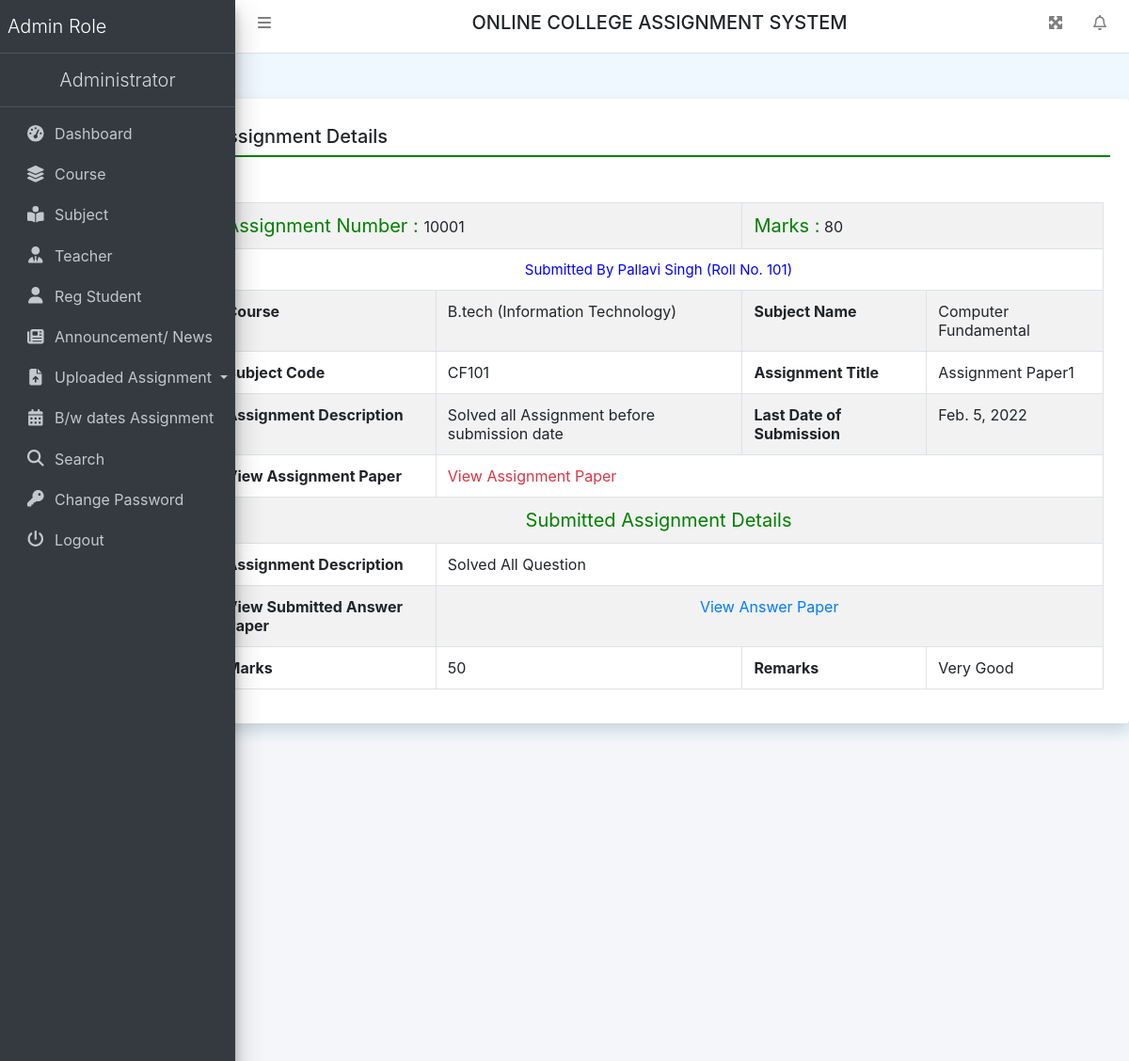
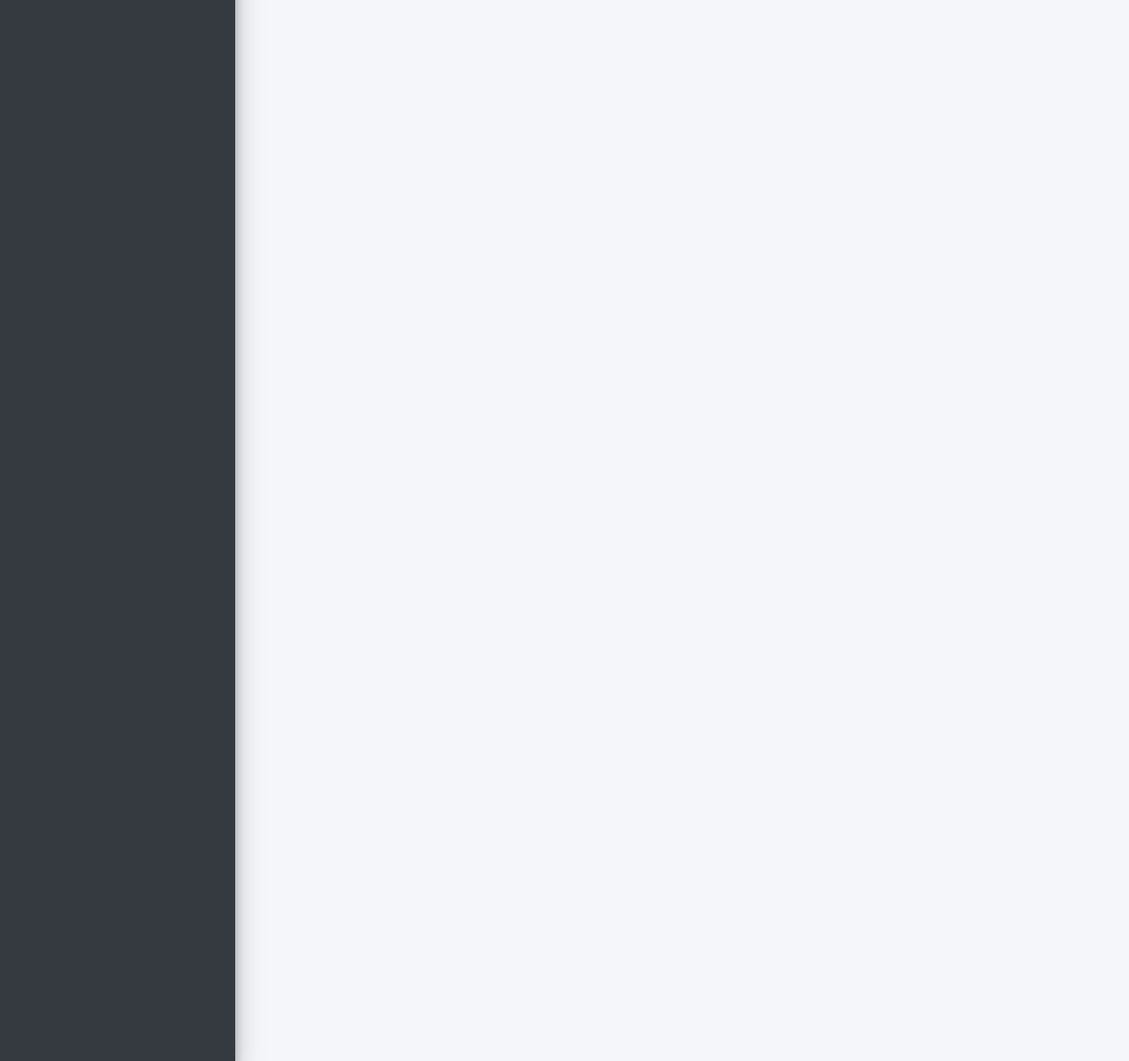
The app's page /adminviewsubmitAssign/1 (signed in) with its own data (2 pictures, top to bottom).
### collegeAssignment/models.py (models this page shows, shortened)
class Uploadass(models.Model):
    assignment = models.ForeignKey(Assigment, on_delete=models.CASCADE)
    userdetail = models.ForeignKey(UserDetail, on_delete=models.CASCADE)
    Assdesc = models.CharField(max_length=300, null=True)
    AnswerFile = models.FileField(null=True)
    SubmitDate = models.DateField(null=True)
    Marks = models.CharField(max_length=100, null=True)
    Remarks = models.CharField(max_length=250, null=True)
    UpdationDate = models.DateField(null=True)

class Assigment(models.Model):
    teacher = models.ForeignKey(Teacher, on_delete=models.CASCADE)
    course = models.ForeignKey(Course, on_delete=models.CASCADE)
    subject = models.ForeignKey(Subject, on_delete=models.CASCADE)
    AssignmentNumber = models.IntegerField(null=True)
    AssignmentTitle = models.CharField(max_length=150, null=True)
    AssignmentDescription = models.CharField(max_length=300, null=True)
    SubmissionDate = models.DateField(null=True)
    AssignmentMarks = models.CharField(max_length=150, null=True)
    AssignmentFile = models.FileField(max_length=200, null=True)
    CreationDate = models.DateTimeField(auto_now_add=True)

class UserDetail(models.Model):
    user = models.ForeignKey(User, on_delete=models.CASCADE)
    MobileNumber = models.CharField(max_length=200, null=True)
    course = models.ForeignKey(Course, on_delete=models.CASCADE)
    RollNumber = models.CharField(max_length=200, null=True)
    RegDate = models.DateTimeField(auto_now_add=True)

class Course(models.Model):
    BranchName = models.CharField(max_length=150, null=True)
    CourseName = models.CharField(max_length=200, null=True)
    CreationDate = models.DateTimeField(auto_now_add=True)

class Subject(models.Model):
    course = models.ForeignKey(Course, on_delete=models.CASCADE)
    SubjectFullname = models.CharField(max_length=200, null=True)
    SubjectShortname = models.CharField(max_length=50, null=True)
    SubjectCode = models.CharField(max_length=50, null=True)
    CreationDate = models.DateTimeField(auto_now_add=True)

### collegeAssignment/views.py (the view)
# urls.py: path('adminviewsubmitAssign/<int:pid>', adminviewsubmitAssign, name='adminviewsubmitAssign'),
def adminviewsubmitAssign(request, pid):
    if not request.user.is_authenticated:
        return redirect('admin_login')
    uploadAssign = Uploadass.objects.get(id=pid)
    return render(request, 'adminviewsubmitAssign.html', locals())

### collegeAssignment/templates/adminviewsubmitAssign.html
{% extends 'header.html' %}
{% block main %}
<div class="card shadow mt-5 offset-2">
    <div class="card-body">
        <h5 class="p-2" style="border-bottom: 2px solid green;">Assignment Details</h5>
        <div class="container-fluid mt-3">
            <table border="1" class="table table-striped table-bordered first mt-5">
                <tr>
                    <td colspan="2"><span style="font-size : 20px; color : green">Assignment Number : </span>
                        {{uploadAssign.assignment.AssignmentNumber}}
                    </td>
                    <td colspan="2"><span style="font-size : 20px; color : green">Marks  :</span>
                        {{uploadAssign.assignment.AssignmentMarks}}
                    </td>
                </tr>
                <tr>
                    <td colspan="4"><span style="font-size : 15px; color: blue"><center>Submitted By {{uploadAssign.userdetail.user.first_name}} {{uploadAssign.userdetail.user.last_name}} (Roll No. {{uploadAssign.userdetail.RollNumber}})</center> </span></td>
                </tr>
                <tr>
                    <th>Course</th>
                    <td>{{uploadAssign.assignment.course.CourseName}} ({{uploadAssign.assignment.course.BranchName}})</td>
                    <th>Subject Name</th>
                    <td>{{uploadAssign.assignment.subject.SubjectFullname}}</td>
                </tr>
                <tr>
                    <th>Subject Code</th>
                    <td>{{uploadAssign.assignment.subject.SubjectCode}}</td>
                    <th>Assignment Title</th>
                    <td>{{uploadAssign.assignment.AssignmentTitle}}</td>
                </tr>
                <tr>
                    <th>Assignment Description</th>
                    <td>{{uploadAssign.assignment.AssignmentDescription}}</td>
                    <th>Last Date of Submission</th>
                    <td>{{uploadAssign.assignment.SubmissionDate}}</td>
                </tr>
                <tr>
                    <th>View Assignment Paper</th>
                    <td colspan="3"><a href="{{uploadAssign.assignment.AssignmentFile.url}}" class="text-danger">View Assignment
                        Paper</a></td>
                </tr>
                <tr>
                    <td colspan="4"><span style="font-size : 20px; color : green"><center>Submitted Assignment Details</center> </span></td>
                </tr>
                <tr>
                    <th>Assignment Description</th>
                    <td colspan="3">{{uploadAssign.Assdesc}}</td>
                </tr>
                <tr>
                    <th>View Submitted Answer Paper</th>
                    <td colspan="3"><a href="{{uploadAssign.AnswerFile.url}}" class="text-primary"><center>View Answer Paper </center></a></td>
                </tr>
                <tr>
                    {% if uploadAssign.Marks == None %}
                    <th>Marks</th>
                    <td>Not Updated Yet</td>
                    {% else %}
                    <th>Marks</th>
                    <td>{{uploadAssign.Marks}}</td>
                    {% endif %}
                    {% if uploadAssign.Remarks == None %}
                    <th>Remarks</th>
                    <td>Not Updated Yet</td>
                    {% else %}
                    <th>Remarks</th>
                    <td>{{uploadAssign.Remarks}}</td>
                    {% endif %}
                </tr>
            </table>
        </div>
    </div>
</div>
{% endblock %}

### collegeAssignment/templates/header.html (style rules this page uses)
body { background-color: aliceblue; }

### records on screen
Uploadass: assignment.AssignmentNumber "10001", assignment.AssignmentMarks "80", userdetail.user.first_name "Pallavi", userdetail.user.last_name "Singh", userdetail.RollNumber "101", assignment.course.CourseName "B.tech", assignment.course.BranchName "Information Technology", assignment.subject.SubjectFullname "Computer Fundamental", assignment.subject.SubjectCode "CF101", assignment.AssignmentTitle "Assignment Paper1", assignment.AssignmentDescription "Solved all Assignment before submission date", assignment.SubmissionDate "Feb. 5, 2022", Assdesc "Solved All Question", Marks "50", Remarks "Very Good"
